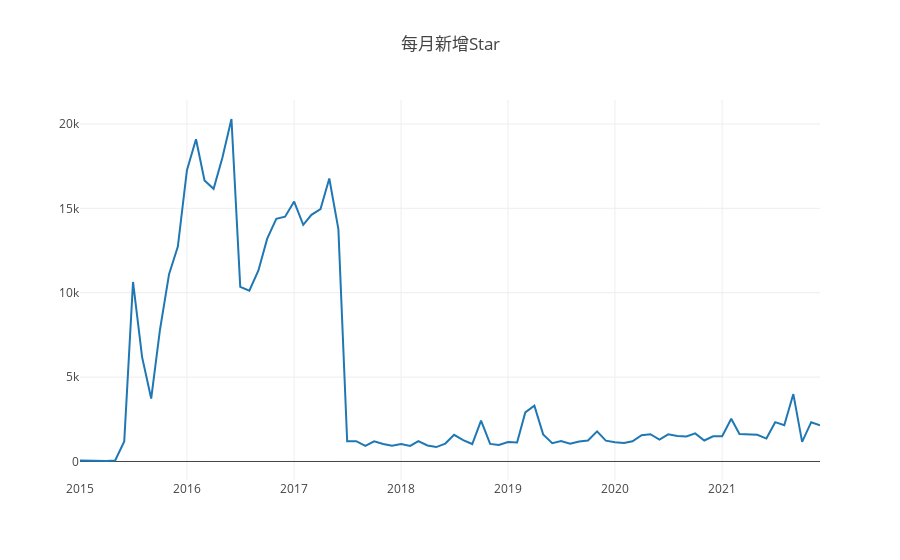

Notebook cell for this chart:
### Code cell
Promise.all(
    years.map(year=>{
    var q = `
        SELECT  count(*) count, toMonth(created_at) month FROM 
        github_log.events
        WHERE repo_id = ${repo_id} And toYear(created_at) = ${year}
        AND type = 'WatchEvent'
        group by month
        order by month
        `
    return openDigger.driver.clickhouse.query(q)
    })
).then(values=>{
    var dataPlot = [[],[]]
    var year = years[0]
    values.forEach(Oneyear=>{
        var count = []
        var month = []
        Oneyear.forEach(oneMonth=>{
            count.push(oneMonth['count'])
            month.push(year + '-' + oneMonth['month'])
        })
        year+=1
        dataPlot[0].push(...count)
        dataPlot[1].push(...month)
    })
    openDigger.render.plotly([{y:dataPlot[0],x:dataPlot[1]}], {title:'每月新增Star'});
    
})

### Figure 1 — Plotly figure (JSON) as saved in the notebook; plotly's stock layout.template omitted (floating-point values rounded to 4 significant figures)
{"data": [{"x": ["2015-1", "2015-2", "2015-3", "2015-4", "2015-5", "2015-6", "2015-7", "2015-8", "2015-9", "2015-10", "2015-11", "2015-12", "2016-1", "2016-2", "2016-3", "2016-4", "2016-5", "2016-6", "2016-7", "2016-8", "2016-9", "2016-10", "2016-11", "2016-12", "2017-1", "2017-2", "2017-3", "2017-4", "2017-5", "2017-6", "2017-7", "2017-8", "2017-9", "2017-10", "2017-11", "2017-12", "2018-1", "2018-2", "2018-3", "2018-4", "2018-5", "2018-6", "2018-7", "2018-8", "2018-9", "2018-10", "2018-11", "2018-12", "2019-1", "2019-2", "2019-3", "2019-4", "2019-5", "2019-6", "2019-7", "2019-8", "2019-9", "2019-10", "2019-11", "2019-12", "2020-1", "2020-2", "2020-3", "2020-4", "2020-5", "2020-6", "2020-7", "2020-8", "2020-9", "2020-10", "2020-11", "2020-12", "2021-1", "2021-2", "2021-3", "2021-4", "2021-5", "2021-6", "2021-7", "2021-8", "2021-9", "2021-10", "2021-11", "2021-12"], "y": ["55", "37", "36", "29", "59", "1191", "10637", "6186", "3731", "7807", "11098", "12739", "17261", "19092", "16646", "16157", "17995", "20294", "10347", "10121", "11320", "13203", "14379", "14504", "15403", "14025", "14616", "14961", "16767", "13768", "1195", "1203", "921", "1193", "1039", "936", "1033", "926", "1210", "951", "854", "1062", "1581", "1270", "1034", "2418", "1044", "982", "1155", "1127", "2910", "3306", "1607", "1081", "1216", "1053", "1186", "1246", "1787", "1234", "1136", "1091", "1194", "1556", "1619", "1301", "1607", "1506", "1486", "1665", "1243", "1491", "1495", "2528", "1631", "1604", "1581", "1358", "2330", "2144", "3994", "1166", "2329", "2150"]}], "layout": {"autosize": true, "title": {"text": "每月新增Star"}, "xaxis": {"autorange": true, "range": ["2015-01-01", "2021-12-01"], "type": "date"}, "yaxis": {"autorange": true, "range": [-1097.0, 21420.0], "type": "linear"}}}
